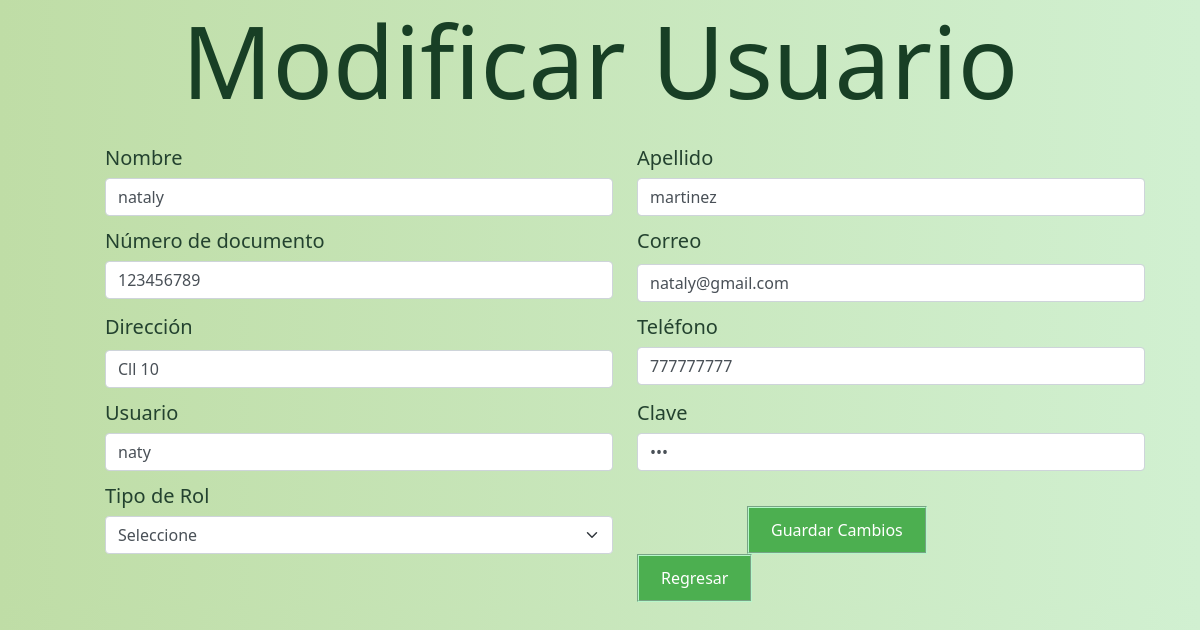
Screenshot of /modUsuario.php?id=12 with the database file from the repository.
### tables this page shows
CREATE TABLE `usuarios` (
  `Id_Usuario` int(20) NOT NULL,
  `Nombre_Usuario` varchar(30) NOT NULL,
  `Apellido_Usuario` varchar(30) NOT NULL,
  `Documento_Usuario` varchar(15) NOT NULL,
  `Correo_Usuario` varchar(50) NOT NULL,
  `Direccion_Usuario` varchar(50) NOT NULL,
  `Telefono_Usuario` varchar(15) NOT NULL,
  `User` varchar(15) NOT NULL,
  `Password_User` varchar(20) NOT NULL,
  `RolUser` varchar(20) NOT NULL
);

### modUsuario.php (the view, shortened to what this page needs)
<?php
include "Conexion_BD.php";
$id = $_GET["id"];
$sql = "SELECT * FROM usuarios WHERE Id_Usuario = '$id'";
?>
<!DOCTYPE html>
<html lang="es">
<head>
    <link rel="stylesheet" type="text/css" href="css\bootstrap.min.css">
    <link rel="stylesheet" href="css/Usuario.css">
</head>
<body id="bodymodUsuario">
    <div id="modUsuario" class="contenedor">
        <h1>Modificar Usuario</h1>
        <form id="formulario_modUsuario" class="form" action="procesar_Usuario.php" method="post">
            <div class="row">
                <?php
                $consulta = mysqli_query($conexion, $sql);
                while ($row = mysqli_fetch_assoc($consulta)) {
                    echo "
                    <input type='hidden' name='Id_User' value='$row[Id_Usuario]'>
                    <div class='col-md-6'>
                        <label class='visually-hidden' for='autoSizingSelect'>Nombre</label>
                        <input type='text' name='Nombre_User' value='$row[Nombre_Usuario]' class='form-control' placeholder='Nombre' pattern='[a-zA-Z]+ && [' ']+]' required>
                    </div>
                    <div class='col-md-6'>
                        <label class='visually-hidden' for='autoSizingSelect'>Apellido</label>
                        <input type='text' name='Apellido_User' value='$row[Apellido_Usuario]' class='form-control' placeholder='Apellido' pattern='[a-zA-Z]+ && [' ']+]' required>
                    </div>
                    <div class='col-md-6'>
                        <label class='visually-hidden' for='autoSizingSelect'>Número de documento</label>
                        <input type='text' name='Documento_User' value='$row[Documento_Usuario]' class='form-control' placeholder='Número de documento' required>
                    </div>
                    <div class='col-md-6'>
                        <label for='inputEmail4' class='form-label'>Correo</label>
                        <input type='email' class='form-control' name='Correo_User' value='$row[Correo_Usuario]' placeholder='Correo' required>
                    </div>
                    <div class='col-md-6'>
                        <label for='inputAddress' class='form-label'>Dirección</label>
                        <input type='text' class='form-control' name='Direccion_User' value='$row[Direccion_Usuario]' placeholder='Dirección' required>
                    </div>
                    <div class='col-md-6'>
                        <label class='visually-hidden' for='autoSizingSelect'>Teléfono</label>
                        <input type='text' name='Telefono_User' value='$row[Telefono_Usuario]' class='form-control' placeholder='Teléfono' title='Es necesario ingresar 7 o 10 digitos' pattern='[0-9]{7,10}' required>
                    </div>
                    <div class='col-md-6'>
                        <label class='visually-hidden' for='autoSizingSelect'>Usuario</label>
                        <input type='text' name='User' value='$row[User]' class='form-control' placeholder='Usuario' required>
                    </div>
                    <div class='col-md-6'>
                    <label class='visually-hidden' for='autoSizingSelect'>Clave</label>
                    <input type='password' name='Password_User' value='$row[Password_User]' class='form-control' placeholder='Contraseña' required>
                </div>
                    <div id='tipoCliente' class='col-md-6'>
                    <label class='visually-hidden' for='autoSizingSelect'>Tipo de Rol</label>
                    <select required class='form-select' name='Tipo_Rol' id='autoSizingSelect' required>
                        <option selected value='$row[RolUser]'>Seleccione</option>
                    </select>
                    </div>
                ";
                }
                ?>
                <div class="col-md-5">
                    <button type="submit" name="Modificar_Usuario" class="btnModUsuario">Guardar Cambios</button>
                    <button onclick="window.location.href='/listadoUsuarios.php'" type="submit" name="Regresar" class="btn_RegresarUsuario">Regresar</button>
                </div>
            </div>
        </form>
    </div>
</body>
</html>

### css/Usuario.css (style rules this page uses)
body { background: linear-gradient(to bottom, rgb(90, 230, 85), rgb(255, 255, 255)); background: linear-gradient(to left, rgb(209, 240, 209), rgb(191, 221, 166)); }
h1 { text-align: center; font-size: 100px; color: rgb(24, 63, 37); }
.form { float: right; margin-left: 100px; margin-right: 50px; font-size: 30px; color: rgb(22, 70, 40); padding: 5px; }
label { margin-top: 10px; margin-bottom: 5px; }
button { background-color: #4caf50; color: white; padding: 10px 22px; text-align: center; text-decoration: none; display: inline-block; font-size: 16px; border-style: groove; border-color: rgb(182, 247, 202); }
#formulario_modUsuario { text-align: left; font-size: 20px; margin-left: 100px; margin-right: 50px; color: rgb(35, 66, 47); }
.btnModUsuario { margin-top: 35px; margin-left: 110px; margin-right: 100px; }

### rows the page displays
usuarios: Nombre_User "nataly", Apellido_User "martinez", Documento_User "123456789", Correo_User "nataly@gmail.com", Direccion_User "Cll 10", Telefono_User "777777777", User "naty"
